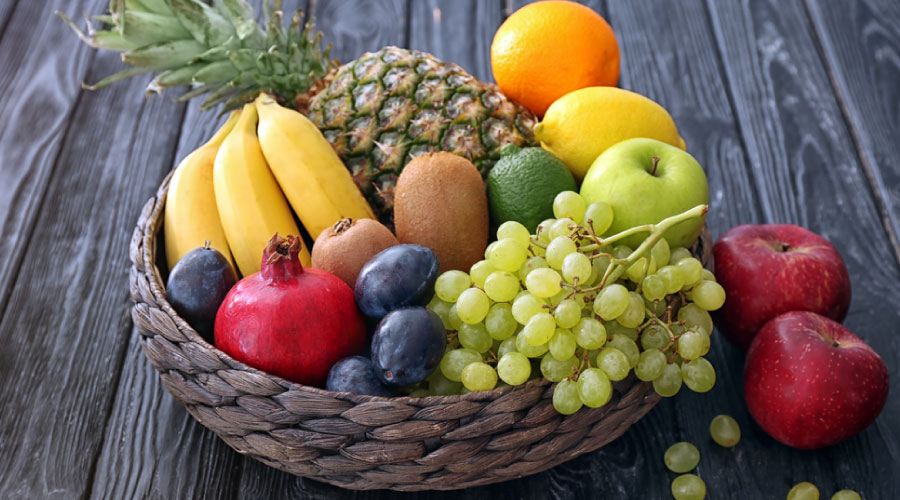
#> input picture input.jpg, 900 x 500 px
$ python FinalSegment.py
#> lines starting #> are read from the running program, lines starting #| are printed output that depends on the picture; long printed decimals are rounded
import numpy as np
import cv2
from sklearn.cluster import KMeans

print("Image Segmentation Python Script")
print("Please ensure input image is named `input.jpg`\n")

# Enter Number of colors in Segmented Image
dominant_colors = int(input("Enter number of Dominant Colors :: "))
#> the answer given: 3
im = cv2.imread("input.jpg")
#> im is the input picture: shape (500, 900, 3); mean B, G, R 83.7, 99.8, 114.1

h, w, _ = im.shape
#> h = 500; w = 900
original_shape = im.shape
#> original_shape = (500, 900, 3)

# Flatten the image into a 2D array of pixels
all_pixels = im.reshape((-1, 3))

# KMeans clustering
km = KMeans(n_clusters=dominant_colors, n_init=10)  # Set n_init explicitly
km.fit(all_pixels)
centers = km.cluster_centers_

centers = np.array(centers, dtype='uint8')

# Create a new image with clustered colors
new_img = np.zeros((w * h, 3), dtype='uint8')

# Iterate over the image
for ix in range(min(new_img.shape[0], len(km.labels_))):
    new_img[ix] = centers[km.labels_[ix]]

new_img = new_img.reshape((original_shape))

cv2.imwrite('segmented_output.jpg', new_img)
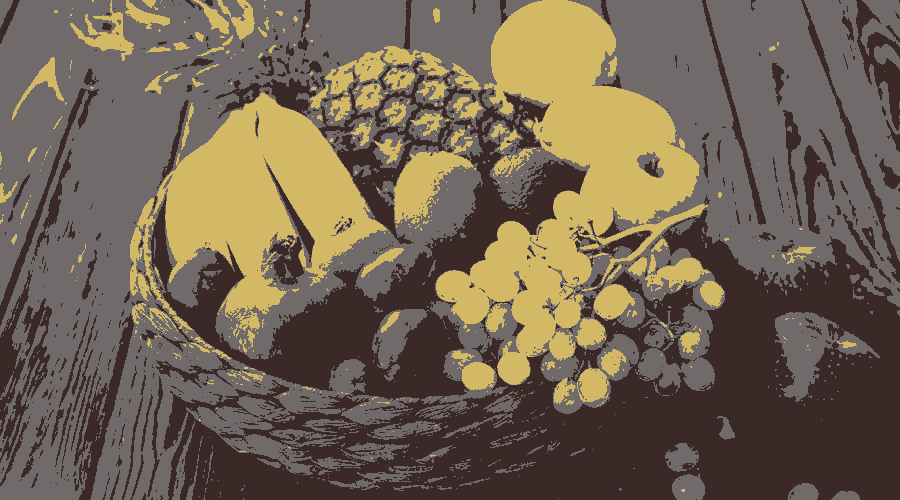
#> saved as segmented_output.jpg: shape (500, 900, 3); mean B, G, R 83.3, 99.4, 113.7

image1 = im
image2 = new_img

# Resize the images to ensure correct dimensions
image1 = cv2.resize(image1, (w, h))
image2 = cv2.resize(image2, (w, h))

abs_diff = np.abs(image1.astype(np.float32) - image2.astype(np.float32))
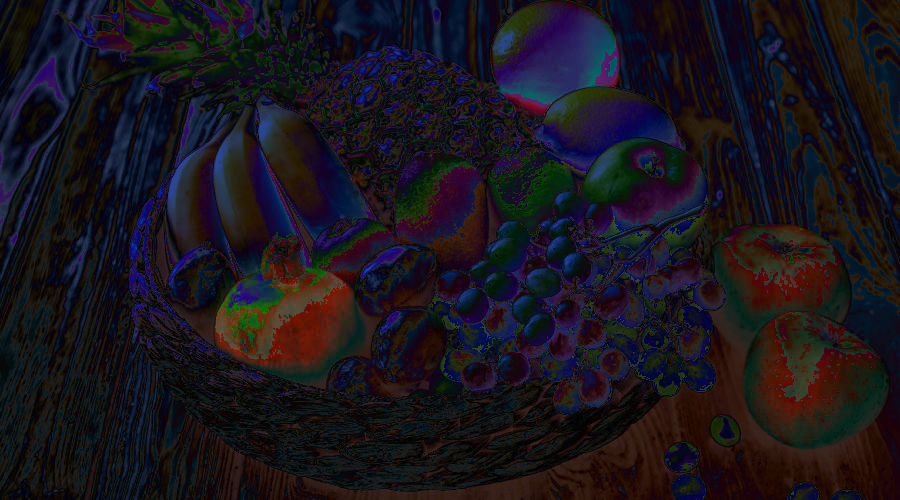
#> abs_diff: shape (500, 900, 3) float32; mean B, G, R 28.9, 21.6, 25.8

# Compute mean absolute error (MAE) or root mean squared error (RMSE)
mae = np.mean(abs_diff)
#> mae = 25.44
rmse = np.sqrt(np.mean(abs_diff ** 2))
#> rmse = 32.62

print(f"Mean Absolute Error (MAE): {mae}")
#| Mean Absolute Error (MAE): 25.445
print(f"Root Mean Squared Error (RMSE): {rmse}")
#| Root Mean Squared Error (RMSE): 32.622

# Saving MAE and RMSE to errors.txt
with open('errors.txt', 'w') as f:
    f.write(f"Mean Absolute Error (MAE): {mae}\n")
    f.write(f"Root Mean Squared Error (RMSE): {rmse}\n")
